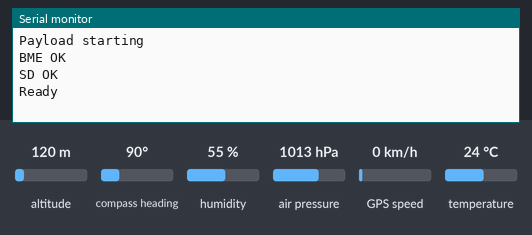
A sketch run on a simulated Arduino Uno, built with avr-gcc and run on an emulated ATmega328P. On the bench: the last lines printed to the serial monitor. The test bench sets the inputs (shaded band); at power-on: GPS speed 0 km/h, altitude 120 m, air pressure 1013 hPa, humidity 55 %, temperature 24 °C, compass heading 90°. Storage starts empty; the GPS gets a fix after 3 s at 37.7749, -122.4194 with 8 satellites.

Above: at 1.2 s.
1.3 s: GPS speed set to 30 km/h
At 2.5 s:
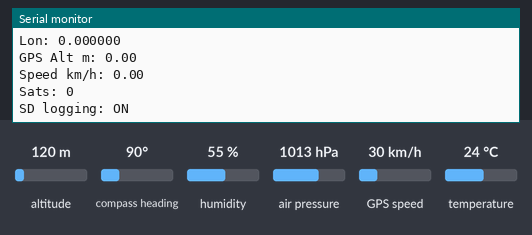
3.5 s: altitude set to 20 m
At 5.6 s:
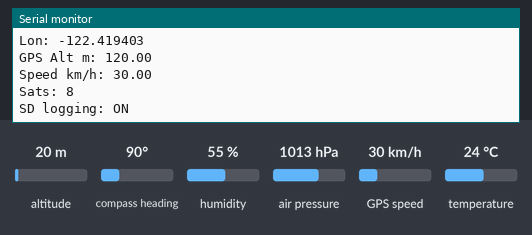
7.6 s: air pressure set to 1025 hPa
11.7 s: humidity set to 22 %
13.2 s: temperature set to 12 °C
Timing chart, 0 to 15.7 s (numbered marks = the images above; inputs shaded):
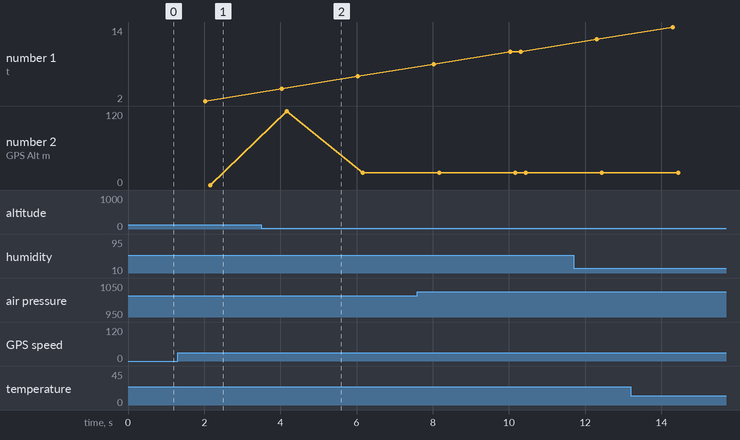

The sketch:

weattherBalloonCODE.ino
```cpp
#include <Wire.h>
#include <SPI.h>
#include <SD.h>
#include <Adafruit_Sensor.h>
#include <Adafruit_BME280.h>
#include <SoftwareSerial.h>
#include <TinyGPSPlus.h>

Adafruit_BME280 bme;
TinyGPSPlus gps;
SoftwareSerial gpsSerial(3, 4); // RX, TX

const int SD_CS_PIN = 10;

bool sdAvailable = false;

unsigned long lastLogTime = 0;
const unsigned long logInterval = 2000;

void setup() {
  Serial.begin(9600);
  gpsSerial.begin(9600);
  Wire.begin();

  Serial.println(F("Payload starting"));

  // Start BME280
  if (!bme.begin(0x76)) {
    if (!bme.begin(0x77)) {
      Serial.println(F("BME fail"));
      while (1); // BME is required
    }
  }

  Serial.println(F("BME OK"));

  // Try SD card, but do not stop if missing
  if (SD.begin(SD_CS_PIN)) {
    sdAvailable = true;
    Serial.println(F("SD OK"));

    File file = SD.open("flight.csv", FILE_WRITE);
    if (file) {
      file.println(F("time_s,temp_C,pressure_hPa,humidity,bme_alt_m,gps_valid,lat,lon,gps_alt_m,speed_kmh,sats"));
      file.close();
    } else {
      Serial.println(F("SD file fail"));
      sdAvailable = false;
    }
  } else {
    sdAvailable = false;
    Serial.println(F("No SD card - serial only mode"));
  }

  Serial.println(F("Ready"));
}

void loop() {
  while (gpsSerial.available()) {
    gps.encode(gpsSerial.read());
  }

  if (millis() - lastLogTime >= logInterval) {
    lastLogTime = millis();
    logData();
  }
}

void logData() {
  unsigned long t = millis() / 1000;

  float tempC = bme.readTemperature();
  float pressure = bme.readPressure() / 100.0;
  float humidity = bme.readHumidity();
  float bmeAlt = bme.readAltitude(1013.25);

  bool gpsValid = gps.location.isValid() && gps.location.age() < 5000;

  float lat = 0.0;
  float lon = 0.0;

  if (gpsValid) {
    lat = gps.location.lat();
    lon = gps.location.lng();
  }

  float gpsAlt = gps.altitude.meters();
  float speed = gps.speed.kmph();
  int sats = gps.satellites.value();

  // Serial output
  Serial.println(F("----------------------"));

  Serial.print(F("t: "));
  Serial.println(t);

  Serial.print(F("Temp C: "));
  Serial.println(tempC);

  Serial.print(F("Pressure hPa: "));
  Serial.println(pressure);

  Serial.print(F("Humidity %: "));
  Serial.println(humidity);

  Serial.print(F("BME Alt m: "));
  Serial.println(bmeAlt);

  Serial.print(F("GPS valid: "));
  Serial.println(gpsValid ? F("YES") : F("NO"));

  Serial.print(F("Lat: "));
  Serial.println(lat, 6);

  Serial.print(F("Lon: "));
  Serial.println(lon, 6);

  Serial.print(F("GPS Alt m: "));
  Serial.println(gpsAlt);

  Serial.print(F("Speed km/h: "));
  Serial.println(speed);

  Serial.print(F("Sats: "));
  Serial.println(sats);

  Serial.print(F("SD logging: "));
  Serial.println(sdAvailable ? F("ON") : F("OFF"));

  // SD logging only if card is available
  if (sdAvailable) {
    File file = SD.open("flight.csv", FILE_WRITE);

    if (file) {
      file.print(t);
      file.print(",");

      file.print(tempC);
      file.print(",");

      file.print(pressure);
      file.print(",");

      file.print(humidity);
      file.print(",");

      file.print(bmeAlt);
      file.print(",");

      file.print(gpsValid ? "Y" : "N");
      file.print(",");

      file.print(lat, 6);
      file.print(",");

      file.print(lon, 6);
      file.print(",");

      file.print(gpsAlt);
      file.print(",");

      file.print(speed);
      file.print(",");

      file.println(sats);

      file.close();
    } else {
      Serial.println(F("SD write fail"));
      sdAvailable = false;
    }
  }
}
```

Measured:
- plotted number 2: 0 → 20 after the input at 3.5 s
